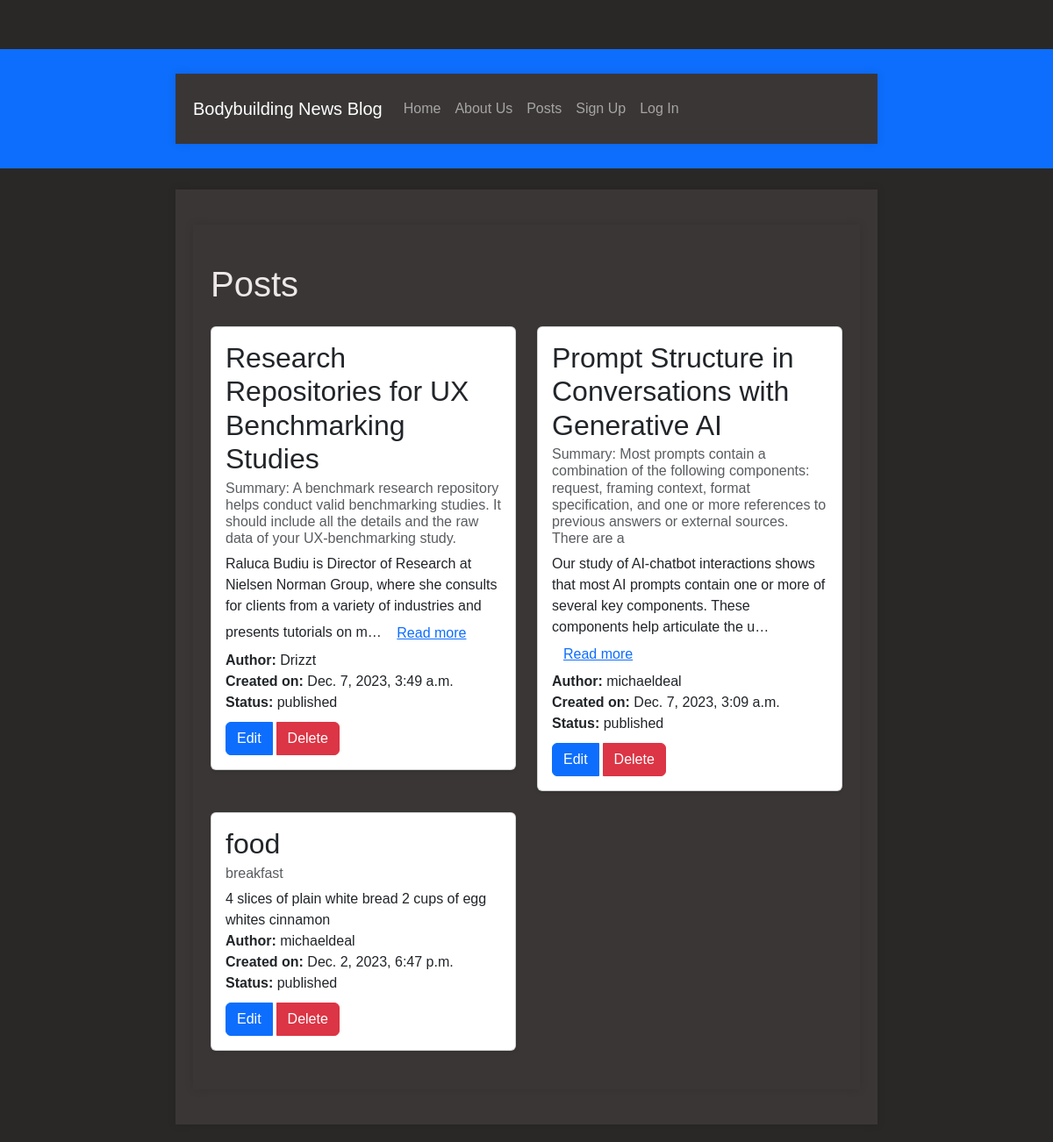
/posts/, run on an earlier commit of the app's database.
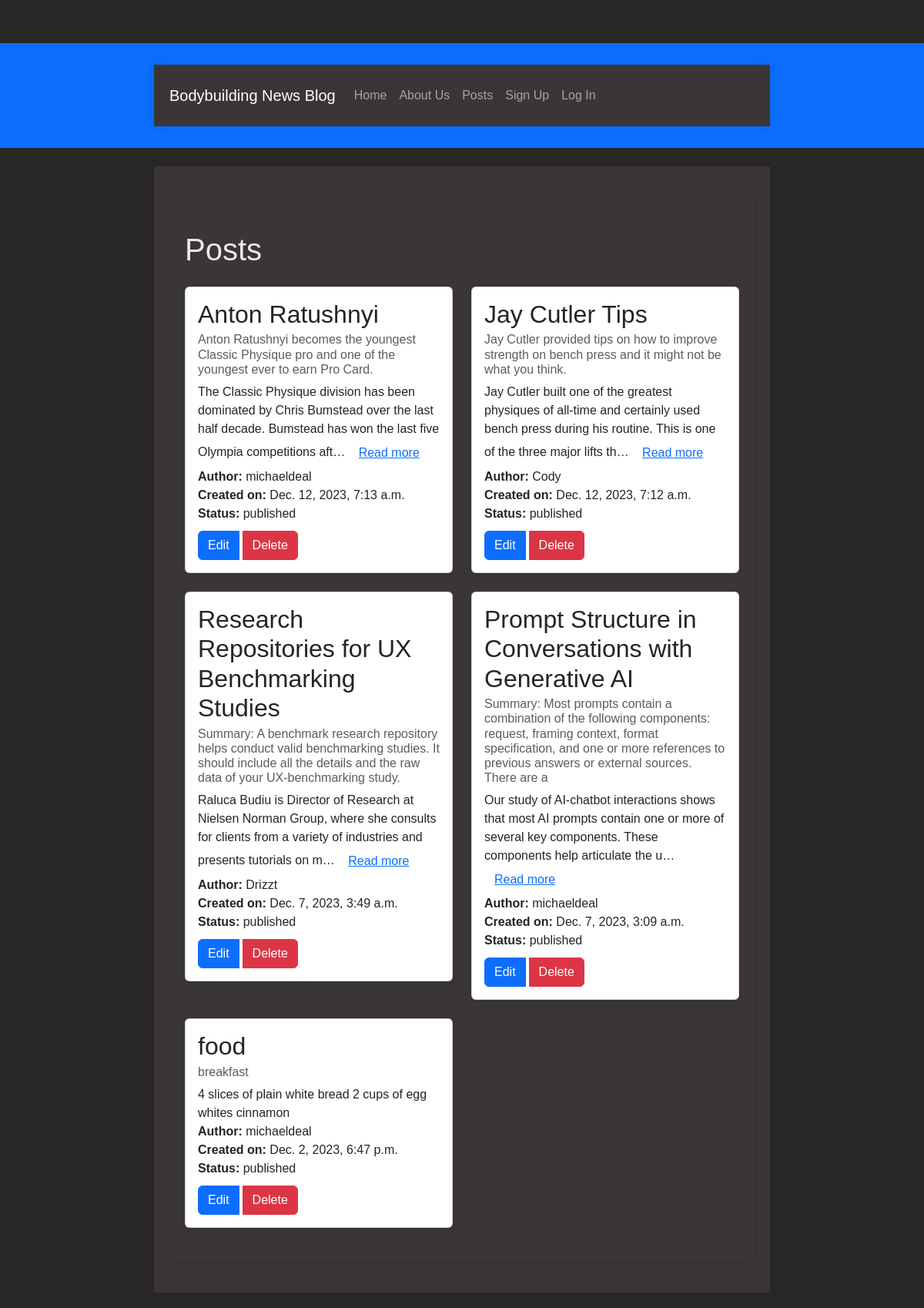
And on a later commit of the database.
### posts/models.py (models this page shows, shortened)
class Post(models.Model):
    title = models.CharField(max_length=200)
    subtitle = models.CharField(max_length=200)
    author = models.ForeignKey(
        get_user_model(),
        on_delete=models.CASCADE,
    )
    body = models.TextField()
    created_on = models.DateTimeField(auto_now_add=True)
    status = models.ForeignKey(
        Status,
        on_delete=models.CASCADE,
        null=True, default=None
    )

class Status(models.Model):
    name = models.CharField(max_length=200)
    description = models.TextField()
    def __str__(self):
        return self.name

### posts/views.py (the view)
# urls.py: path('', views.PostListView.as_view(), name='list'),
class PostListView(ListView):
    model = Post
    template_name = 'posts/list.html'
    def get_context_data(self, **kwargs):
        context = super().get_context_data(**kwargs)
        publish_status = Status.objects.get(name='published')
        context['post_list'] = Post.objects.filter(
            status=publish_status
        ).order_by('created_on').reverse()
        return context

### templates/posts/list.html (shortened to what this page needs)
{% extends 'base.html' %}
{% block content %}
    <div class="container">
        <h1 class="mt-4">Posts</h1>
        <div class="row mt-4">
            {% for post in post_list %}
                <div class="col-md-6">
                    <div class="card mb-4 shadow-sm">
                        <div class="card-body">
                            <h2 class="card-title">{{ post.title }}</h2>
                            <h6 class="card-subtitle mb-2 text-muted">{{ post.subtitle }}</h6>
                            <p class="card-text">
                                {% if post.body|length > 150 %}
                                    {{ post.body|truncatechars_html:150 }}
                                    <a class="btn btn-link" data-toggle="collapse" href="#collapse{{ post.pk }}" role="button" aria-expanded="false" aria-controls="collapse{{ post.pk }}">
                                        Read more
                                    </a>
                                {% else %}
                                    {{ post.body }}
                                {% endif %}
                            </p>
                            <p class="card-text"><strong>Author:</strong> {{ post.author }}</p>
                            <p class="card-text"><strong>Created on:</strong> {{ post.created_on }}</p>
                            <p class="card-text"><strong>Status:</strong> {{ post.status }}</p>
                            <div class="btn-group">
                                <a href="{% url 'edit' post.pk %}" class="btn btn-primary">Edit</a>
                                <a href="{% url 'delete' post.pk %}" class="btn btn-danger">Delete</a>
                            </div>
                        </div>
                    </div>
                </div>
            {% endfor %}
        </div>
    </div>
{% endblock content %}

### templates/base.html (shortened to what this page needs)
{% load static %}
<!DOCTYPE html>
<html lang="en">
<head>
    <link href="https://cdn.jsdelivr.net/npm/bootstrap@5.3.2/dist/css/bootstrap.min.css" rel="stylesheet">
    <link rel="stylesheet" href="{% static 'css/base.css' %}">
</head>
<body id="particles-js">
    <nav class="navbar navbar-expand-lg navbar-dark bg-primary">
        <div class="container">
          <a class="navbar-brand" href="{% url 'list' %}">Bodybuilding News Blog</a>
          <div class="collapse navbar-collapse" id="navbarNav">
            <ul class="navbar-nav ml-auto">
              <li class="nav-item">
                <a class="nav-link" aria-current="page" href="{% url 'home' %}">Home</a>
              </li>
              <li class="nav-item">
                <a class="nav-link" href="{% url 'about' %}">About Us</a>
              </li>
              <li class="nav-item">
                <a class="nav-link" href="{% url 'list' %}">Posts</a>
              </li>
              {% if user.is_authenticated %}
                <li class="nav-item">
                  <a class="nav-link" href="{% url 'new' %}">New Posts</a>
                </li>
                <li class="nav-item">
                  <a class="nav-link" href="{% url 'drafts' %}">Drafts</a>
              </li>
              <li class="nav-item">
                  <a class="nav-link" href="{% url 'archive' %}">Archived</a>
              </li>
                <li class="nav-item">
                  <a class="nav-link" href="{% url 'password_change' %}">Change Password</a>
                </li>
                <li class="nav-item">
                  <a class="nav-link" href="{% url 'logout' %}">Log Out</a>
                </li>
              {% else %}
                <li class="nav-item">
                  <a class="nav-link" href="{% url 'signup' %}">Sign Up</a>
                </li>
                <li class="nav-item">
                  <a class="nav-link" href="{% url 'login' %}">Log In</a>
                </li>
              {% endif %}
            </ul>
          </div>
        </div>
      </nav>
    <div class="container mt-4" id="particles-js">
        {% block content %}{% endblock content %}
</body>
</html>

### static/css/base.css (style rules this page uses)
body, h1, h2, p, ul, li { margin: 0; padding: 0; }
body { padding-top: 56px; }
body { font-family: 'Arial', sans-serif; background-color: #2a2727; color: #ede7e7; }
.container { max-width: 800px; margin: 20px auto; padding: 20px; background-color: #3a3636; box-shadow: 0 0 10px rgba(0, 0, 0, 0.1); }
a { color: #3498db; text-decoration: none; }
.container { margin-top: 20px; }
.card { transition: transform 0.3s; }
.btn-group { margin-top: 10px; }
.btn-primary, .btn-danger { margin-right: 5px; }
body { cursor: none; }

What changed in the data, as far as the page shows it:
added Post: title "Anton Ratushnyi", subtitle "Anton Ratushnyi becomes the youngest Classic Physique pro and one of the youngest ever to earn Pro Card.", body "The Classic Physique division has been dominated by Chris Bumstead over the last half decade. Bumstead has won the last five Olympia competitions aft…", author "michaeldeal", created_on "Dec. 12, 2023, 7:13 a.m.", status "published"
added Post: title "Jay Cutler Tips", subtitle "Jay Cutler provided tips on how to improve strength on bench press and it might not be what you think.", body "Jay Cutler built one of the greatest physiques of all-time and certainly used bench press during his routine. This is one of the three major lifts th…", author "Cody", created_on "Dec. 12, 2023, 7:12 a.m.", status "published"
